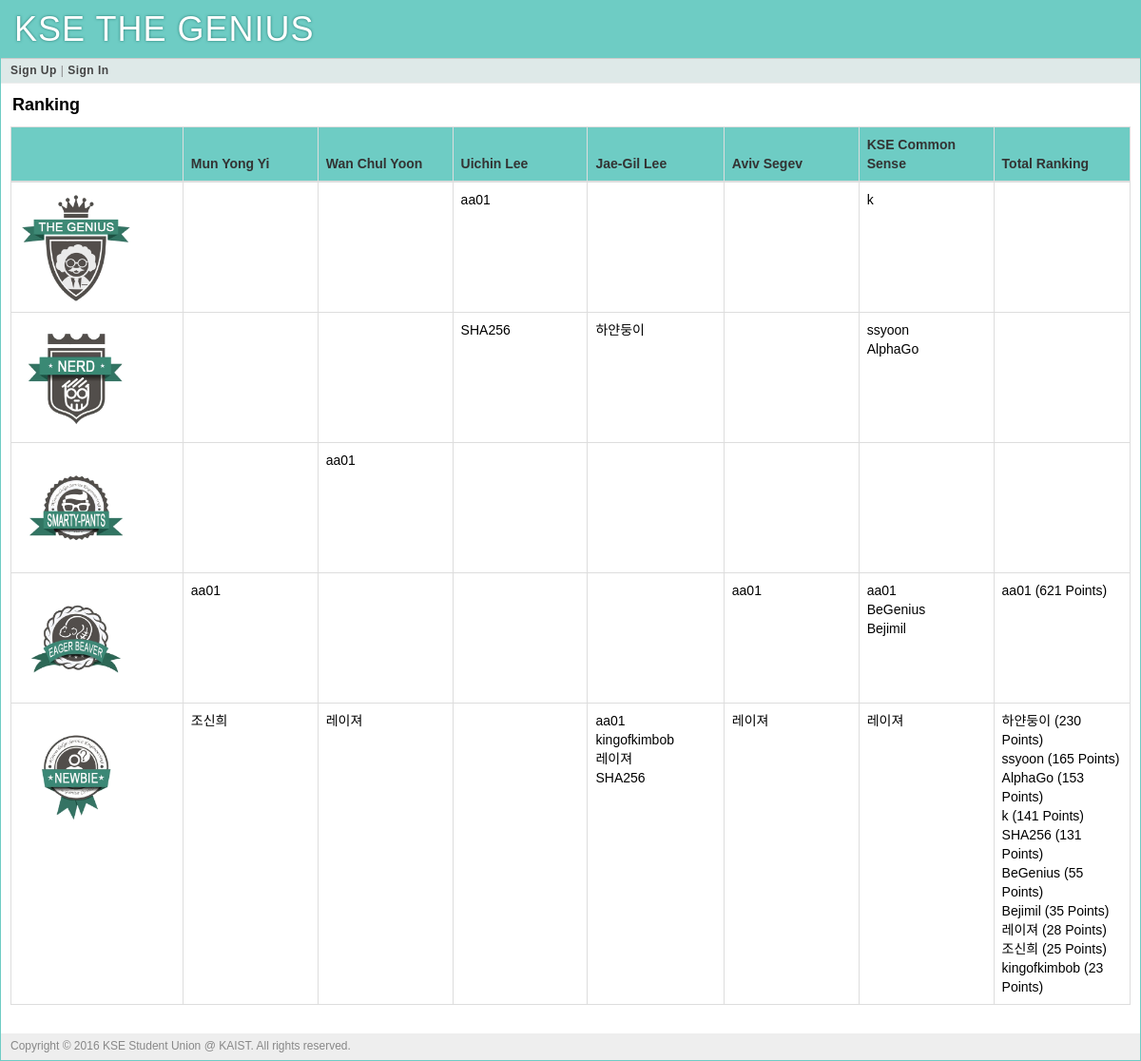
Page /ranking on the committed database.
### tables this page shows
CREATE TABLE "user" (
	`user_id`	integer PRIMARY KEY AUTOINCREMENT,
	`username`	string NOT NULL,
	`name`	string NOT NULL,
	`pw_hash`	string NOT NULL,
	`munyi_point`	integer DEFAULT 0,
	`munyi_last_quiz`	integer DEFAULT 0,
	`wcyoon_point`	integer DEFAULT 0,
	`wcyoon_last_quiz`	integer DEFAULT 0,
	`uclee_point`	integer DEFAULT 0,
	`uclee_last_quiz`	integer DEFAULT 0,
	`jaegil_point`	integer DEFAULT 0,
	`jaegil_last_quiz`	integer DEFAULT 0,
	`aviv_point`	integer DEFAULT 0,
	`aviv_last_quiz`	integer DEFAULT 0,
	`kse_point`	INTEGER DEFAULT 0,
	`kse_last_quiz`	INTEGER DEFAULT 0,
	`total_point`	integer DEFAULT 0
);

### main.py (the view)
@app.route('/')
@app.route('/ranking')
def ranking(post_id=None):
    MUNYI_QUIZ_CNT[1] = query_db('''SELECT count(id) FROM quiz WHERE professor_id="munyi"''', one=True)['count(id)']
    WCYOON_QUIZ_CNT[1] = query_db('''SELECT count(id) FROM quiz WHERE professor_id="wcyoon"''', one=True)['count(id)']
    UCLEE_QUIZ_CNT[1] = query_db('''SELECT count(id) FROM quiz WHERE professor_id="uclee"''', one=True)['count(id)']
    JAEGIL_QUIZ_CNT[1] = query_db('''SELECT count(id) FROM quiz WHERE professor_id="jaegil"''', one=True)['count(id)']
    AVIV_QUIZ_CNT[1] = query_db('''SELECT count(id) FROM quiz WHERE professor_id="aviv"''', one=True)['count(id)']
    KSE_QUIZ_CNT[1] = query_db('''SELECT count(id) FROM quiz WHERE professor_id="kse"''', one=True)['count(id)']
    TOTAL_MAX_POINT[1] = query_db('''SELECT SUM(quiz_value) FROM quiz''', one=True)['SUM(quiz_value)']
    total_score = collections.OrderedDict()
    total_score['genius'] = getUserList(80, 100)
    total_score['nerd'] = getUserList(60, 80)
    total_score['smarty-pants'] = getUserList(40, 60)
    total_score['eager_beaver'] = getUserList(20, 40)
    total_score['newbie'] = getUserList(0, 20)
    return render_template('ranking.html', total_score = total_score)

### main.py (called while the page is built)
def connect_db():
    return sqlite3.connect(app.config['DATABASE'])

def query_db(query, args=(), one=False):
    cur = g.db.execute(query, args)
    rv = [dict((cur.description[idx][0], value)
               for idx, value in enumerate(row)) for row in cur.fetchall()]
    return (rv[0] if rv else None) if one else rv

@app.before_request
def before_request():
    g.db = connect_db()
    g.user = None
    if 'user_id' in session:
        g.user = query_db('select * from user where user_id = ?',
                          [session['user_id']], one=True)

@app.teardown_request
def teardown_request(exception):
    if hasattr(g, 'db'):
        g.db.close()

### templates/ranking.html (shortened to what this page needs)
{% extends "layout.html" %}
{% block title %}
    Ranking
{% endblock %}
{% block body %}
	<div class="page-title">
		<span>{{ self.title() }}</span>
	</div>
	<div class="table-responsive">
  	<table class="table table-bordered table-hover">
		<thead>
  			<tr style="background-color: #6ECCC4;">
  				<th></th>
  				<th>Mun Yong Yi</th>
  				<th>Wan Chul Yoon</th>
  				<th>Uichin Lee</th>
  				<th>Jae-Gil Lee</th>
  				<th>Aviv Segev</th>
  				<th>KSE Common Sense</th>
  				<th>Total Ranking</th>
  			</tr>
  		</thead>
  		<tbody>
			{% for badge, score in total_score.items() %}
			<tr>
				<td class="col-md-1">
					{% if badge=="newbie" %}
						<img src="{{ url_for('static', filename='img/badges/badge_1_newbie.png') }}" alt="Newbie" width="120px">
					{% elif badge=="eager_beaver" %}
						<img src="{{ url_for('static', filename='img/badges/badge_2_eager_beaver.png') }}" alt="Eager Beaver" width="120px">
					{% elif badge=="smarty-pants" %}
						<img src="{{ url_for('static', filename='img/badges/badge_3_smarty-pants.png') }}" alt="Smarty Pants" width="120px">
					{% elif badge=="nerd" %}
						<img src="{{ url_for('static', filename='img/badges/badge_4_nerd.png') }}" alt="Nerd" width="120px">
					{% elif badge=="genius" %}
						<img src="{{ url_for('static', filename='img/badges/badge_5_genius.png') }}" alt="Genius" width="120px">
					{% endif %}
				</td>
				{% for prof, rankers in score.items() %}
					<td class="post-table-title col-md-1">
						{% for ranker in rankers %}
						<a href="">
							<span class="post-table-title">
								{{ ranker['username'] }}
								{% if prof == 'total_point' %}
									({{ ranker['total_point'] }} Points)
								{% endif %}
							</span>
						</a>
						<br>
						{% endfor %}
					</td>
				{% endfor %}
			</tr>
			{% endfor %}
  		</tbody>
	</table>
	</div>
{% endblock %}

### templates/layout.html (shortened to what this page needs)
<!doctype html>
<html>
<head>
	<link rel="stylesheet" type="text/css" href="{{ url_for('static', filename='bootstrap.min.css') }}">
	<link rel="stylesheet" type="text/css" href="{{ url_for('static', filename='style.css') }}">
</head>
<div class="page">
	<h1>KSE THE GENIUS</h1>
	<div class="navigation">
		{% if g.user %}
			<a href="{{ url_for('course') }}">Quiz Home</a> |
			<a href="{{ url_for('ranking') }}">Ranking</a> |
			<a href="{{ url_for('logout') }}">Logout ({{ g.user.username }})</a>
		{% else %}
			<a href="{{ url_for('register') }}">Sign Up</a> |
			<a href="{{ url_for('login') }}">Sign In</a>
		{% endif %}
	</div>
	<div class="body">{% block body %}{% endblock %}</div>
	<div class="footer">Copyright © 2016 KSE Student Union @ KAIST. All rights reserved.</div>
</div>
</html>

### static/style.css (style rules this page uses)
a { color: black; }
a, a:focus, a:hover, a:active { outline: 0; text-decoration: none; }
div.page { background: white; border: 1px solid #6ECCC4; margin: auto; overflow-y: hidden; }
div.page h1 { background: #6ECCC4; margin: 0; padding: 10px 14px; color: white; letter-spacing: 1px; text-shadow: 0 0 3px #24776F; font-weight: normal; }
div.page div.navigation { background: #DEE9E8; padding: 4px 10px; border-top: 1px solid #ccc; border-bottom: 1px solid #eee; color: #888; font-size: 12px; letter-spacing: 0.5px; }
div.page div.navigation a { color: #444; font-weight: bold; }
div.page div.body { padding: 10px; }
div.page div.footer { background: #eee; color: #888; padding: 5px 10px; font-size: 12px; }
div.page-title { font-size: 18px; color: black; font-weight: bold; margin: 0px 0px 10px 2px; }

### rows in the picture
user: username "aa01", total_point "621"
user: username "SHA256", total_point "131"
user: username "하얀둥이", total_point "230"
user: username "ssyoon", total_point "165"
user: username "AlphaGo", total_point "153"
user: username "BeGenius", total_point "55"
user: username "Bejimil", total_point "35"
user: username "조신희", total_point "25"
user: username "레이져", total_point "28"
user: username "kingofkimbob", total_point "23"

### other values in the picture
{{ ranker['username'] }} "k" "k"
{{ ranker['total_point'] }} "141"
